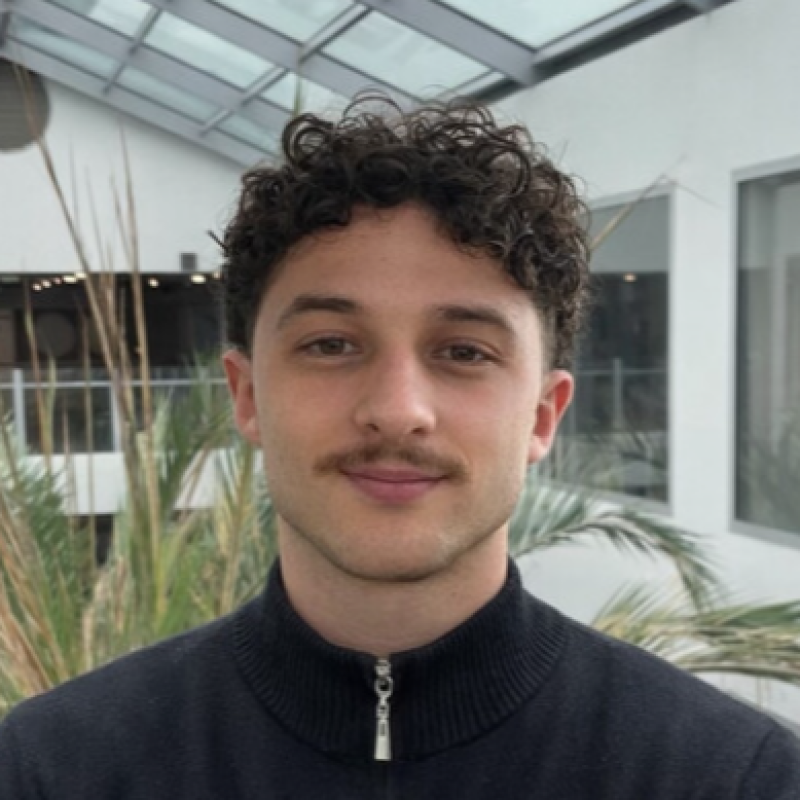
#> input picture source-photo.png, 800 x 800 px, found by its file name
$ python make_portrait_svg.py
#> lines starting #> are read from the running program, lines starting #| are printed output that depends on the picture
### scripts/theme.py
"""Design tokens et briques communes à tous les SVG du profil.

Identité visuelle reprise des marques Atlos / Hyzia :
fond clair, cartes blanches, teal de marque, icônes à dégradé.

Pour changer l'identité visuelle (couleurs, polices), il suffit de modifier ce fichier
puis de relancer `python scripts/build_all.py`.
"""
import html

BG = "#ffffff"              # carte principale
BG2 = "#f6faf9"             # surfaces internes
BAR = "#eef4f3"             # bandeau d'en-tête de carte
BORDER = "#dfe8e6"
TINT = "#e9fbf7"            # fond de pastille
TINT2 = "#d4ece7"           # trame / détails doux
ACCENT = "#17a08a"          # teal soutenu (lien Atlos)
ACCENT2 = "#2ebfa5"         # teal de marque
ACCENT_DEEP = "#0e8371"     # teal foncé
INK = "#15302b"             # vert très foncé des logos
TEXT = "#181c22"
DIM = "#5a6570"
WARN = "#d97706"
RED = "#ff5f57"
AMBER = "#febc2e"

MONO = 'ui-monospace,SFMono-Regular,Menlo,Consolas,&quot;DejaVu Sans Mono&quot;,monospace'
SANS = 'Manrope,-apple-system,BlinkMacSystemFont,&quot;Segoe UI&quot;,Helvetica,Arial,sans-serif'

MONO_W = 0.6    # largeur d'un caractère monospace (en em)
SANS_W = 0.56   # largeur moyenne d'un caractère sans-serif (en em)

_ICON_N = [0]


def esc(s):
    return html.escape(s, quote=False)


def text_w(s, size, mono=False):
    return len(s) * size * (MONO_W if mono else SANS_W)


def svg_open(w, h, label):
    return (f'<svg xmlns="http://www.w3.org/2000/svg" width="{w}" height="{h}" '
            f'viewBox="0 0 {w} {h}" role="img" aria-label="{esc(label)}">')


def panel(w, h):
    return f'<rect x="0.5" y="0.5" width="{w - 1}" height="{h - 1}" rx="14" fill="{BG}" stroke="{BORDER}"/>'


def header(w, title):
    """Bandeau de carte façon Atlos : pastille dégradé + titre en sans."""
    return "\n".join([
        f'<path d="M0.5 14.5a14 14 0 0 1 14-14h{w - 29}a14 14 0 0 1 14 14V40H0.5z" fill="{BAR}"/>',
        f'<line x1="0.5" y1="40" x2="{w - 0.5}" y2="40" stroke="{BORDER}"/>',
        f'<defs><linearGradient id="hdg" x1="0" y1="0" x2="1" y2="1">'
        f'<stop offset="0" stop-color="#3ecdb8"/><stop offset="1" stop-color="#1c8f7c"/></linearGradient></defs>',
        f'<rect x="18" y="14" width="13" height="13" rx="4" fill="url(#hdg)"/>',
        f'<path d="M22.2 20.5l1.9 1.9 3.6-4" fill="none" stroke="#fff" stroke-width="1.7" '
        f'stroke-linecap="round" stroke-linejoin="round"/>',
        f'<text x="40" y="24.5" font-family="{SANS}" font-size="12.5" font-weight="700" '
        f'letter-spacing=".4" fill="{INK}">{esc(title)}</text>',
    ])


# Icônes Atlos (48x48, dégradé teal + ombre décalée) — le dégradé #g est unique par appel.
_GRAD = ('<defs><linearGradient id="{gid}" x1="0" y1="0" x2="1" y2="1">'
         '<stop offset="0" stop-color="#3ecdb8"/><stop offset="1" stop-color="#1c8f7c"/></linearGradient></defs>')

_ATLOS_ICONS = {
    "shield": '<path d="M27 7l14 5v11c0 10-6 16-14 19-8-3-14-9-14-19V12z" fill="#9fe3d6" opacity=".55"/>'
              '<path d="M23 5l14 5v11c0 10-6 16-14 19-8-3-14-9-14-19V10z" fill="url(#{gid})"/>'
              '<path d="M16.5 24l4.5 4.5 8.5-8.5" fill="none" stroke="#fff" stroke-width="3.5" stroke-linecap="round" stroke-linejoin="round"/>',
    "lock": '<rect x="13" y="21" width="24" height="19" rx="5" fill="#9fe3d6" opacity=".55"/>'
            '<rect x="10" y="19" width="24" height="19" rx="5" fill="url(#{gid})"/>'
            '<path d="M15 19v-4a7 7 0 0 1 14 0v4" fill="none" stroke="url(#{gid})" stroke-width="4" stroke-linecap="round"/>'
            '<circle cx="22" cy="28" r="3" fill="#fff"/><rect x="20.6" y="28" width="2.8" height="6" rx="1.4" fill="#fff"/>',
    "key": '<circle cx="17" cy="19" r="9" fill="#9fe3d6" opacity=".55" transform="translate(3 2)"/>'
           '<circle cx="17" cy="19" r="9" fill="url(#{gid})"/><circle cx="17" cy="19" r="3.4" fill="#fff"/>'
           '<path d="M23 25l16 16M33 35l5-5M28 30l4-4" stroke="url(#{gid})" stroke-width="4" stroke-linecap="round"/>',
    "cloud": '<path d="M16 36a9 9 0 0 1-1-17.9A12 12 0 0 1 38 20a8 8 0 0 1 0 16z" fill="#9fe3d6" opacity=".55" transform="translate(2 2)"/>'
             '<path d="M14 34a9 9 0 0 1-1-17.9A12 12 0 0 1 36 18a8 8 0 0 1 0 16z" fill="url(#{gid})"/>'
             '<rect x="20" y="24" width="10" height="7" rx="2" fill="#fff"/>'
             '<path d="M22.5 24v-2a2.5 2.5 0 0 1 5 0v2" fill="none" stroke="#fff" stroke-width="2.2"/>',
    "device": '<rect x="9" y="11" width="34" height="22" rx="4" fill="#9fe3d6" opacity=".55"/>'
              '<rect x="6" y="9" width="34" height="22" rx="4" fill="url(#{gid})"/>'
              '<rect x="19" y="33" width="8" height="6" fill="url(#{gid})"/>'
              '<rect x="14" y="39" width="18" height="3" rx="1.5" fill="url(#{gid})"/>'
              '<rect x="12" y="15" width="16" height="3" rx="1.5" fill="#fff"/>'
              '<rect x="12" y="21" width="10" height="3" rx="1.5" fill="#fff"/>',
    "globe": '<circle cx="26" cy="26" r="17" fill="#9fe3d6" opacity=".55"/>'
             '<circle cx="23" cy="24" r="17" fill="url(#{gid})"/>'
             '<g fill="none" stroke="#fff" stroke-width="2.4"><ellipse cx="23" cy="24" rx="7" ry="17"/>'
             '<line x1="6.5" y1="19" x2="39.5" y2="19"/><line x1="6.5" y1="29" x2="39.5" y2="29"/>'
             '<line x1="23" y1="7" x2="23" y2="41"/></g>',
    "share": '<circle cx="15" cy="26" r="6.5" fill="url(#{gid})"/><circle cx="35" cy="13" r="6" fill="#9fe3d6"/>'
             '<circle cx="35" cy="38" r="6" fill="url(#{gid})"/>'
             '<path d="M20 23l10-7M20 29l10 7" stroke="url(#{gid})" stroke-width="3" stroke-linecap="round"/>',
    "score": '<path d="M27 10a17 17 0 1 1-12 5" fill="none" stroke="#9fe3d6" opacity=".55" stroke-width="6" stroke-linecap="round" transform="translate(2 2)"/>'
             '<path d="M25 8a17 17 0 1 1-12 5" fill="none" stroke="url(#{gid})" stroke-width="6" stroke-linecap="round"/>'
             '<circle cx="24" cy="25" r="5" fill="url(#{gid})"/><path d="M27 22l7-7" stroke="url(#{gid})" stroke-width="4" stroke-linecap="round"/>',
    "eye": '<path d="M8 24c4-8 10-12 17-12s13 4 17 12c-4 8-10 12-17 12S12 32 8 24z" fill="#9fe3d6" opacity=".55" transform="translate(3 2)"/>'
           '<path d="M6 24c4-8 10-12 17-12s13 4 17 12c-4 8-10 12-17 12S10 32 6 24z" fill="url(#{gid})"/>'
           '<circle cx="23" cy="24" r="6.5" fill="#fff"/><circle cx="23" cy="24" r="3" fill="url(#{gid})"/>',
    "check": '<circle cx="26" cy="26" r="16" fill="#9fe3d6" opacity=".55"/>'
             '<circle cx="23" cy="24" r="16" fill="url(#{gid})"/>'
             '<path d="M15.5 24.5l5 5 10-10" fill="none" stroke="#fff" stroke-width="3.8" stroke-linecap="round" stroke-linejoin="round"/>',
    "note": '<rect x="13" y="9" width="26" height="32" rx="5" fill="#9fe3d6" opacity=".55"/>'
            '<rect x="9" y="6" width="26" height="32" rx="5" fill="url(#{gid})"/>'
            '<rect x="15" y="15" width="14" height="3" rx="1.5" fill="#fff"/>'
            '<rect x="15" y="22" width="11" height="3" rx="1.5" fill="#fff"/>'
            '<rect x="15" y="29" width="8" height="3" rx="1.5" fill="#fff"/>',
    "folder": '<path d="M11 14h11l4 5h15a3 3 0 0 1 3 3v16a4 4 0 0 1-4 4H14a4 4 0 0 1-4-4V17a3 3 0 0 1 1-3z" fill="#9fe3d6" opacity=".55" transform="translate(2 2)"/>'
              '<path d="M9 12h11l4 5h15a3 3 0 0 1 3 3v16a4 4 0 0 1-4 4H12a4 4 0 0 1-4-4V15a3 3 0 0 1 1-3z" fill="url(#{gid})"/>'
              '<rect x="14" y="26" width="14" height="3" rx="1.5" fill="#fff"/>',
    "clock": '<circle cx="26" cy="26" r="16" fill="#9fe3d6" opacity=".55"/>'
             '<circle cx="23" cy="24" r="16" fill="url(#{gid})"/>'
             '<path d="M23 15v9l6 4" fill="none" stroke="#fff" stroke-width="3.5" stroke-linecap="round" stroke-linejoin="round"/>',
    "sparkle": '<path d="M26 6l4.4 11.6L42 22l-11.6 4.4L26 38l-4.4-11.6L10 22l11.6-4.4z" fill="#9fe3d6" opacity=".55" transform="translate(2 3)"/>'
               '<path d="M24 4l4.4 11.6L40 20l-11.6 4.4L24 36l-4.4-11.6L8 20l11.6-4.4z" fill="url(#{gid})"/>'
               '<circle cx="38" cy="36" r="4" fill="#9fe3d6"/>',
    "import": '<rect x="11" y="26" width="30" height="14" rx="4" fill="#9fe3d6" opacity=".55"/>'
              '<rect x="8" y="24" width="30" height="14" rx="4" fill="url(#{gid})"/>'
              '<path d="M23 6v14M17 15l6 6 6-6" fill="none" stroke="url(#{gid})" stroke-width="4" stroke-linecap="round" stroke-linejoin="round"/>'
              '<circle cx="31" cy="31" r="2.5" fill="#fff"/>',
}


# [7 lines left out: function icon_atlos, not called in this run]


# Marque Atlos (polygones du wordmark officiel, viewBox 615x120).
ATLOS_MARK = (
    '<g><polygon points="0,120 52,0 68,0 120,120 90,120 60,36 30,120"/></g>'
    '<g transform="translate(140,0)"><rect x="0" y="0" width="104" height="22"/><rect x="38.5" y="30" width="27" height="90"/></g>'
    '<g transform="translate(268,0)"><rect x="0" y="0" width="27" height="120"/><rect x="35" y="98" width="57" height="22"/></g>'
    '<g transform="translate(384,0)"><path fill-rule="evenodd" d="M52,0 C84,0 104,26 104,60 C104,94 84,120 52,120 C20,120 0,94 0,60 C0,26 20,0 52,0 Z M52,22 C33,22 27,38 27,60 C27,82 33,98 52,98 C71,98 77,82 77,60 C77,38 71,22 52,22 Z"/></g>'
    '<g transform="translate(512,0)"><path d="M97,0 V22 H42 C35,22 31,26 31,33 C31,40 35,44 42,44 H62 C85,44 99,58 99,81 C99,105 85,120 60,120 H2 V98 H58 C66,98 72,92 72,82 C72,72 66,66 58,66 H40 C17,66 4,52 4,33 C4,13 18,0 42,0 Z"/></g>'
)

# Marque Hyzia (constellation BIMI officielle, viewBox 128x128).
HYZIA_MARK = (
    '<g stroke="{c}" stroke-width="8" stroke-linecap="round">'
    '<line x1="39.55" y1="67.28" x2="35.17" y2="29.33"/>'
    '<line x1="39.55" y1="67.28" x2="27.14" y2="103.78"/>'
    '<line x1="39.55" y1="67.28" x2="89.18" y2="77.50"/></g>'
    '<g fill="{c}"><circle cx="35.17" cy="29.33" r="15.33"/><circle cx="39.55" cy="67.28" r="15.33"/>'
    '<circle cx="27.14" cy="103.78" r="10.22"/><circle cx="89.18" cy="77.50" r="21.90"/></g>'
)


# [10 lines left out: functions atlos_logo, hyzia_logo, not called in this run]


def lerp_hex(c1, c2, t):
    t = max(0.0, min(1.0, t))
    a = [int(c1[i:i + 2], 16) for i in (1, 3, 5)]
    b = [int(c2[i:i + 2], 16) for i in (1, 3, 5)]
    return "#" + "".join(f"{round(x + (y - x) * t):02x}" for x, y in zip(a, b))

### scripts/make_portrait_svg.py
#!/usr/bin/env python3
"""Portrait en points (halftone) teal, façon console de supervision.

Les points apparaissent ligne par ligne, balayés par un faisceau de scan ; ensuite
un faisceau discret continue de repasser en boucle. Cadre HUD, repères d'angle et
légende animée.

Usage : python scripts/make_portrait_svg.py  ->  portrait.svg
Pré-requis : python scripts/prep_photo.py source-photo.png
"""
import cv2
import numpy as np

from theme import (ACCENT, ACCENT2, ACCENT_DEEP, DIM, INK, MONO, SANS, TEXT, TINT, TINT2,
                   esc, header, lerp_hex, panel, svg_open)

OUT = "portrait.svg"
W, H = 400, 482
COLS = 84
PITCH = 4.286
GX = (W - COLS * PITCH) / 2          # marge gauche de la grille
GY = 50                              # haut de la grille
GRID = COLS * PITCH


def load_grid():
    # luminance d'origine + CLAHE doux (le gris très contrasté de prep_photo écrase le visage)
    gray = cv2.cvtColor(cv2.imread("source-photo.png"), cv2.COLOR_BGR2GRAY)
#> gray: shape (800, 800); min 3, max 251, mean 116
    gray = cv2.createCLAHE(clipLimit=1.6, tileGridSize=(6, 6)).apply(gray)
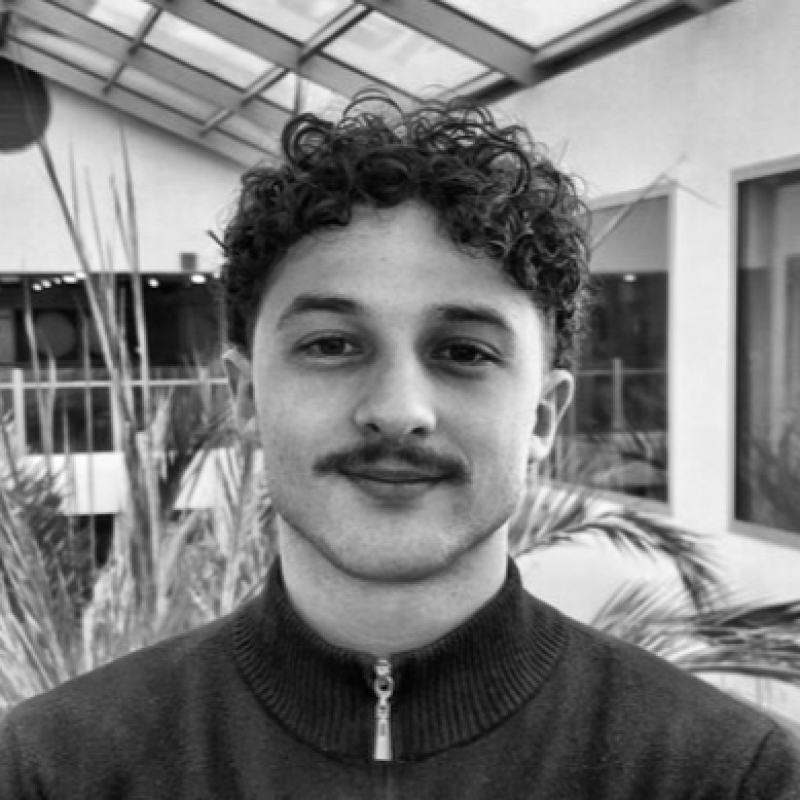
#> gray: shape (800, 800); min 2, max 254, mean 124.2
    gray = cv2.GaussianBlur(gray, (0, 0), 2.2)
    mask = cv2.imread("source-mask.png", cv2.IMREAD_GRAYSCALE)
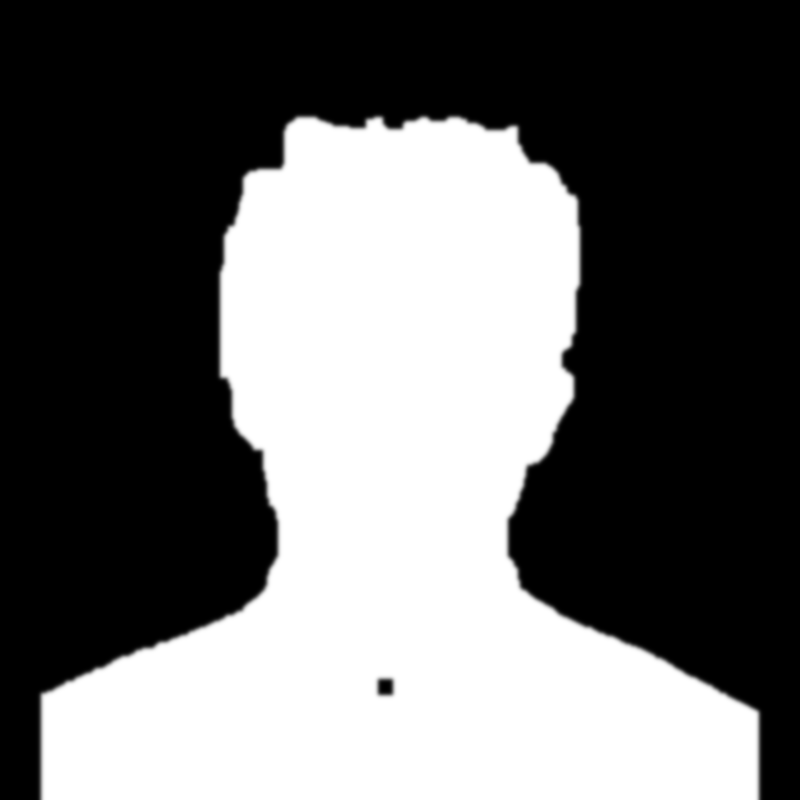
#> input picture source-mask.png, 800 x 800 px, found by its file name
#> mask is the input picture: shape (800, 800); min 0, max 255, mean 105.8
    h, w = gray.shape
#> h = 800; w = 800
    box = (slice(int(h * 0.08), h), slice(int(w * 0.04), int(w * 0.96)))
    gray, mask = gray[box], mask[box]
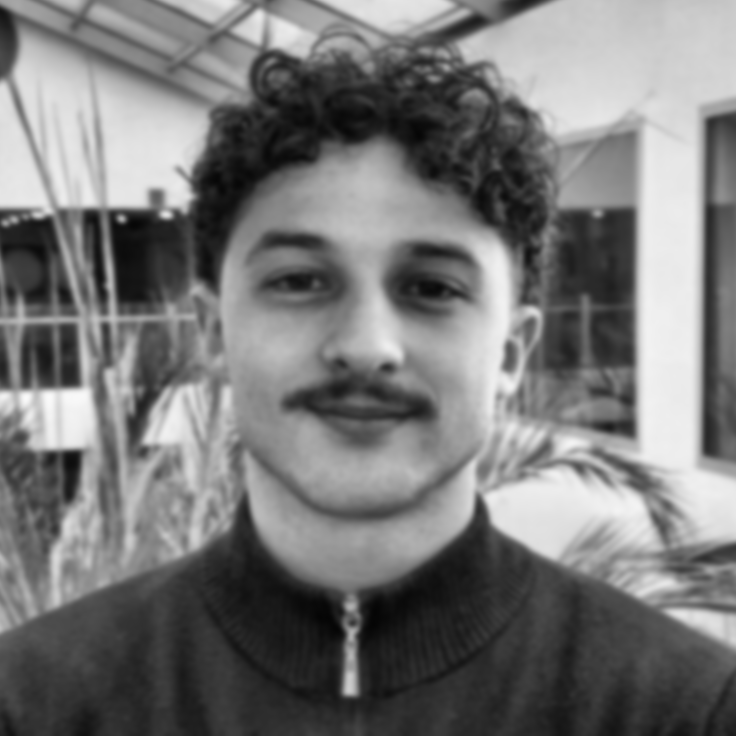
#> gray: shape (736, 736); min 5, max 250, mean 119.6
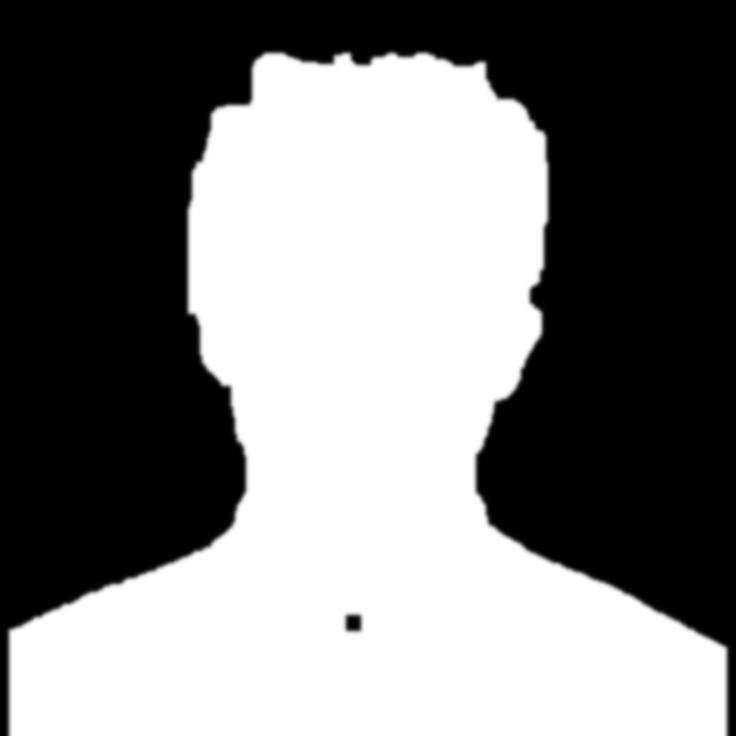
#> mask: shape (736, 736); min 0, max 255, mean 125
    gh, gw = gray.shape
#> gh = 736; gw = 736
    rows = int(round(COLS * gh / gw))
#> rows = 84
    g = cv2.resize(gray, (COLS, rows), interpolation=cv2.INTER_AREA).astype(np.float32) / 255
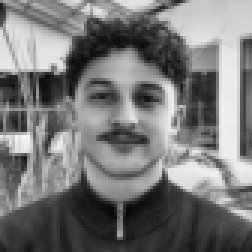
#> g: shape (84, 84) float32 (shown 3 times larger); min 0.0275, max 0.969, mean 0.469
    m = cv2.resize(mask, (COLS, rows), interpolation=cv2.INTER_AREA).astype(np.float32) / 255
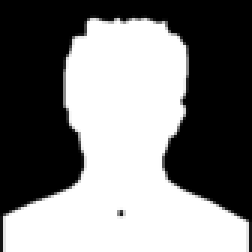
#> m: shape (84, 84) float32 (shown 3 times larger); min 0, max 1, mean 0.49
    # normalisation sur le sujet + courbe douce : évite les hautes lumières « brûlées »
    subj = g[m > 0.5]
#> subj = 3464 values, max 0.929 at index 1057, min 0.0275 at index 2369, mean 0.336
    lo, hi = np.percentile(subj, [1, 99.5])
#> lo = 0.0549; hi = 0.905
    g = np.clip((g - lo) / max(hi - lo, 1e-3), 0, 1) ** 1.2
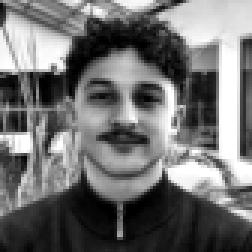
#> g: shape (84, 84) float32 (shown 3 times larger); min 0, max 1, mean 0.442
    return g, m


def dot_color(d):
    """d = obscurité (0 = clair, 1 = foncé) : halftone encre sur papier."""
    return lerp_hex(TINT2, INK, d ** 1.1)


def main():
    g, m = load_grid()
    rows = g.shape[0]
#> rows = 84
    grid_h = rows * PITCH
#> grid_h = 360
    total = 3.0                        # durée du premier balayage (s)
    t0 = 0.35

    o = [svg_open(W, H, "Portrait de Baptiste Rouault en points, style console de supervision")]
    o.append("<style>.r{opacity:0;animation:rv .55s ease-out forwards}"
             "@keyframes rv{from{opacity:0}to{opacity:1}}"
             ".fade{opacity:0;animation:rv .8s ease-out forwards}"
             "@keyframes pulse{0%,100%{opacity:.35}50%{opacity:1}}"
             ".p{animation:pulse 1.8s ease-in-out infinite}</style>")
    o.append("<defs>"
             f'<linearGradient id="beam" x1="0" y1="0" x2="0" y2="1">'
             f'<stop offset="0" stop-color="{ACCENT2}" stop-opacity="0"/>'
             f'<stop offset="0.85" stop-color="{ACCENT2}" stop-opacity="0.35"/>'
             f'<stop offset="1" stop-color="{ACCENT2}" stop-opacity="0.8"/></linearGradient>'
             f'<radialGradient id="glow" cx="0.5" cy="0.42" r="0.6">'
             f'<stop offset="0" stop-color="{TINT}"/>'
             f'<stop offset="1" stop-color="{TINT}" stop-opacity="0"/></radialGradient>'
             "</defs>")
    o.append(panel(W, H))
    o.append(f'<rect x="1" y="41" width="{W - 2}" height="{H - 42}" rx="13" fill="url(#glow)"/>')
    o.append(header(W, "Identité"))

    # trame de fond discrète
    o.append(f'<g fill="{TINT2}">')
    for gy in range(int(GY), int(GY + grid_h) + 1, 32):
        for gx in range(int(GX), int(GX + GRID) + 1, 32):
            o.append(f'<circle cx="{gx}" cy="{gy}" r="0.9"/>')
    o.append("</g>")

    # points du portrait, groupés par ligne (un délai par ligne)
    for r in range(rows):
        dots = []
        for c in range(COLS):
            if m[r, c] < 0.4:
                continue
            d = 1.0 - float(g[r, c])
            rad = PITCH * 0.5 * (0.12 + 0.88 * d ** 1.05)
            if rad < 0.4:
                continue
            dots.append(f'<circle cx="{GX + (c + 0.5) * PITCH:.1f}" cy="{GY + (r + 0.5) * PITCH:.1f}" '
                        f'r="{rad:.2f}" fill="{dot_color(d)}"/>')
        if dots:
            delay = t0 + (r / rows) * total
            o.append(f'<g class="r" style="animation-delay:{delay:.2f}s">{"".join(dots)}</g>')

    # faisceau d'apparition (une fois), puis balayage lent en boucle
    o.append(f'<rect x="{GX - 6:.1f}" y="{GY - 26}" width="{GRID + 12:.1f}" height="26" fill="url(#beam)" opacity="0">'
             f'<animate attributeName="y" from="{GY - 26}" to="{GY + grid_h - 8:.1f}" begin="{t0}s" dur="{total}s" fill="freeze"/>'
             f'<animate attributeName="opacity" values="0;1;1;0" keyTimes="0;0.04;0.94;1" begin="{t0}s" dur="{total}s" fill="freeze"/></rect>')
    o.append(f'<rect x="{GX - 6:.1f}" y="{GY - 20}" width="{GRID + 12:.1f}" height="20" fill="url(#beam)" opacity="0">'
             f'<animate attributeName="y" values="{GY - 20};{GY + grid_h - 6:.1f};{GY + grid_h - 6:.1f}" keyTimes="0;0.55;1" '
             f'dur="9s" begin="{t0 + total + 1.5:.2f}s" repeatCount="indefinite"/>'
             f'<animate attributeName="opacity" values="0;0.35;0.35;0;0" keyTimes="0;0.05;0.5;0.56;1" '
             f'dur="9s" begin="{t0 + total + 1.5:.2f}s" repeatCount="indefinite"/></rect>')

    # repères d'angle (HUD)
    L, T, R, B = GX - 10, GY - 8, GX + GRID + 10, GY + grid_h + 8
    k = 16
    o.append(f'<g fill="none" stroke="{ACCENT2}" stroke-width="1.6" stroke-linecap="round" class="fade" style="animation-delay:.2s">'
             f'<path d="M{L} {T + k}V{T}H{L + k}"/><path d="M{R - k} {T}H{R}V{T + k}"/>'
             f'<path d="M{L} {B - k}V{B}H{L + k}"/><path d="M{R - k} {B}H{R}V{B - k}"/></g>')
    o.append(f'<g font-family="{MONO}" font-size="9" fill="{ACCENT_DEEP}" class="fade" style="animation-delay:.6s" letter-spacing="1.2">'
             f'<text x="{L + 6}" y="{T + 14}">ID // B.ROUAULT</text>'
             f'<text x="{R - 6}" y="{T + 14}" text-anchor="end">SEC-OPS</text></g>')

    # légende
    y0 = B + 30
    o.append(f'<g class="fade" style="animation-delay:{t0 + total * 0.6:.2f}s">'
             f'<text x="{GX}" y="{y0}" font-family="{SANS}" font-size="19" font-weight="800" fill="{TEXT}">Baptiste Rouault</text>'
             f'<text x="{GX}" y="{y0 + 18}" font-family="{SANS}" font-size="10.5" fill="{DIM}">RSSI adjoint · Architecte réseaux &amp; cybersécurité</text>'
             f'<circle class="p" cx="{R - 62}" cy="{y0 - 6}" r="3.2" fill="{ACCENT2}"/>'
             f'<text x="{R - 54}" y="{y0 - 2.5}" font-family="{SANS}" font-size="10" font-weight="700" fill="{ACCENT_DEEP}">vulneze</text></g>')
    o.append("</svg>")

    with open(OUT, "w", encoding="utf-8") as f:
        f.write("\n".join(o))
    print(f"OK -> {OUT} ({W}x{H}, {rows} lignes de points)")
#| OK -> portrait.svg (400x482, 84 lignes de points)
    assert y0 + 18 < H - 8, "légende hors cadre"


if __name__ == "__main__":
    main()
